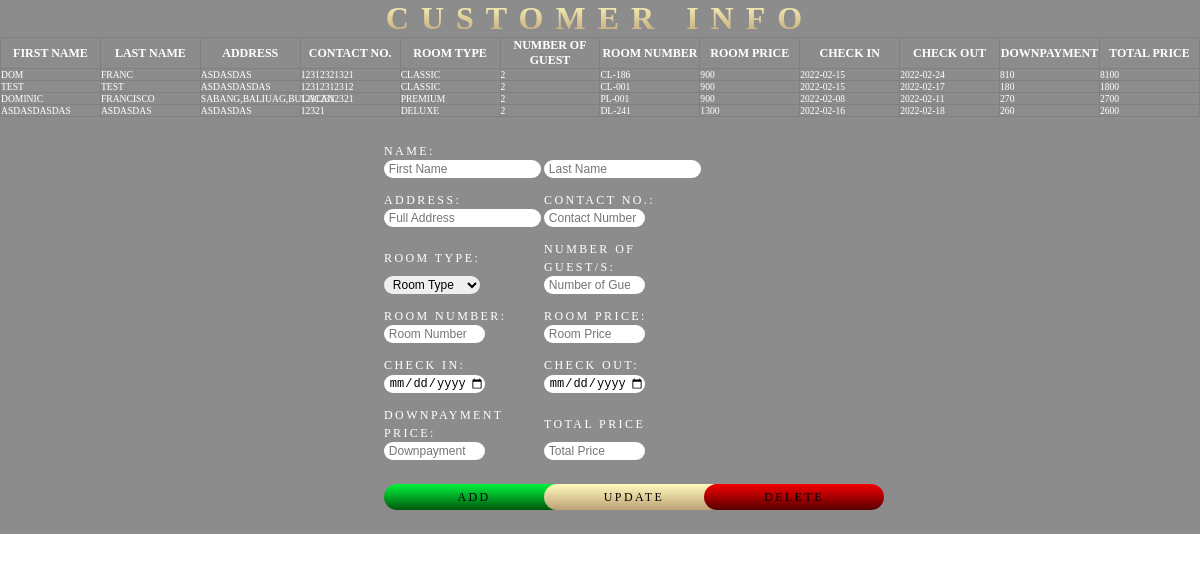
The app's page /admin.php with its own data.
### tables this page shows
CREATE TABLE `customer_info` (
  `CustomerID` int(100) NOT NULL,
  `FName` varchar(50) NOT NULL,
  `LName` varchar(50) NOT NULL,
  `Cust_Address` varchar(100) NOT NULL,
  `ContactNo` varchar(15) NOT NULL,
  `RoomType` varchar(10) NOT NULL,
  `NumberOfGuest` int(2) NOT NULL,
  `RoomNum` varchar(8) NOT NULL,
  `RoomPrice` int(10) NOT NULL,
  `CheckIn` date NOT NULL,
  `CheckOut` date NOT NULL,
  `DownPayment` int(10) NOT NULL,
  `TotalPrice` int(10) NOT NULL
);

### admin.php (the view, shortened to what this page needs)
<!DOCTYPE html>
<html lang="en">
<head>
    <link rel="stylesheet" href="styleadmin.css?v=<?php echo time(); ?>">
</head>
<body>
    <div class="admin-area">
        <h1>Customer Info</h1>
        <?php
$con = mysqli_connect("localhost","root");
mysqli_select_db($con,"hotelreservation");
$result = mysqli_query($con,"SELECT * FROM customer_info");
echo "<table border = '1' class='table_info' id='table_info'><tr>";
echo "<th> First Name </th>";
echo "<th> Last Name </th>";
echo "<th> Address </th>";
echo "<th> Contact No. </th>";
echo "<th> Room Type</th>";
echo "<th> Number of Guest </th>";
echo "<th> Room Number</th>";
echo "<th> Room Price</th>";
echo "<th> Check In</th>";
echo "<th> Check Out </th>";
echo "<th> Downpayment</th>";
echo "<th> Total Price </th></tr>";
while($row = mysqli_fetch_array($result)){
    $id = $row['CustomerID'];
	$fname = $row['FName'];
	$lname = $row['LName'];
    $add = $row['Cust_Address'];
    $contact = $row['ContactNo'];
    $roomtype = $row['RoomType'];
    $guest = $row['NumberOfGuest'];
    $roomNumber = $row['RoomNum'];
    $roomPrice = $row['RoomPrice'];
    $checkIn = $row['CheckIn'];
    $checkOut = $row['CheckOut'];
    $DownPayment = $row['DownPayment'];
    $TotalPrice = $row['TotalPrice'];
    echo"<tr><td style='display:none;'> $id </td>";
	echo "<td> $fname </td>";
	echo "<td> $lname </td>";
    echo "<td> $add </td>";
    echo "<td> $contact </td>";
    echo "<td> $roomtype </td>";
    echo "<td> $guest </td>";
    echo "<td> $roomNumber </td>";
    echo "<td> $roomPrice </td>";
    echo "<td> $checkIn </td>";
    echo "<td> $checkOut </td>";
    echo "<td> $DownPayment </td>";
    echo "<td> $TotalPrice </td></tr>";
}
echo"</table>";
?>
    <table class="booking-form" id='booktable'>
                <form action="" method="POST">
                    <tr>
                        <td colspan="2" class="table-data"><span class="subtext">NAME:</span></td>
                    </tr>
                    <tr>
                        <td class="table-data"><input type="text" name="firstName" id="firstName" placeholder="First Name" class="input"></td>
                        <td class="table-data"><input type="text" name="lastName" id="lastName" placeholder="Last Name" class="input"></td>
                    </tr>
                    <tr>
                        <td colspan class="table-data"><span class="subtext">ADDRESS:</span></td>
                        <td class="table-data"><span class="subtext">CONTACT NO.:</span></td>
                    </tr>
                    <tr>
                        <td colspan="1" class="table-data"><input type="text" name="address" id="address" placeholder="Full Address" class="input"></td>
                        <td class="table-data"><input type="text" name="contact" id="contact" placeholder="Contact Number" class="input"></td>
                    </tr>
                    <tr>
                        <td class="table-data"><span class="subtext">ROOM TYPE:</span></td>
                        <td class="table-data"><span class="subtext">NUMBER OF GUEST/S:</span></td>
                    </tr>
                    <tr>
                        <td class="table-data">
                            <select name="roomclass" id="roomclass" class="roomclass" onchange="roomSelect(this.value)" >
                                <option hidden selected>Room Type</option>
                            </select>
                        </td>
                        <td class="table-data"><input type="number" name="guests" id="guests" placeholder="Number of Guests" class="input"></td>
                    </tr>
                    <tr>
                        <td class="table-data"><span class="subtext">ROOM NUMBER:</span></td>
                        <td class="table-data"><span class="subtext">ROOM PRICE:</span></td>
                    </tr>
                    <tr>
                        <td class="table-data"><input type="text" name="roomNum" id="roomNum" placeholder="Room Number" class="input" ></td>
                        <td class="table-data"><input type="text" name="roomPrice" id="roomPrice" placeholder="Room Price" class="input" ></td>
                    </tr>
                    <tr>
                        <td class="table-data"><span class="subtext">CHECK IN:</span></td>
                        <td class="table-data"><span class="subtext" >CHECK OUT:</span></td>
                    </tr>
                    <tr>
                        <td class="table-data"><input type="date" name="checkIn" id="checkIn" placeholder="" class="input" onchange="calculateDate()"></td>
                        <td class="table-data"><input type="date" name="checkOut" id="checkOut" placeholder="" class="input" onchange="calculateDate()"></td>
                    </tr>
                    <tr>
                        <td class="table-data"><span class="subtext">DOWNPAYMENT PRICE:</span></td>
                        <td class="table-data">
                            <span class="subtext">
                                TOTAL PRICE
                            </span>
                        </td>
                    </tr>
                    <tr>
                       <td class="table-data"><input type="text" name="downPayment" id="downPayment" placeholder="Downpayment" class="input" ></td>
                       <td colspan="1" class="table-data"><input type="text" name="totalPrice" id="totalPrice" placeholder="Total Price" class="input"  ></td>
                    </tr>
                    <tr>
                        <td><input type="submit" value="ADD" class="btnAdd" name="btnAdd"></td>
                        <td><input type="submit" value="UPDATE" class="btnUpdate" name="btnUpdate"></td>
                        <td><input type="submit" value="DELETE" class="btnDelete" name="btnDelete"></td>
                    </tr>
                </form>
    </table>
</div>
</body>
</html>

### styleadmin.css (style rules this page uses)
html { scroll-behavior: smooth; }
body { margin: 0; padding: 0; font-family: 'Poppins'; background-image: url(img/wanshuinnsunsetedited.png); background-attachment: fixed; background-position: center; background-repeat: no-repeat; background-size: cover; }
* { margin:0; padding:0; }
.admin-area { background-color: rgba(0, 0, 0, 0.452); color: white; text-transform:uppercase; font-weight: lighter; }
h1 { font-family: 'Friz Quadrata Std'; letter-spacing: 1vw; text-align: center; background: -webkit-linear-gradient(rgb(255,251,189), rgb(188,160,117)); -webkit-background-clip: text; -webkit-text-fill-color: transparent; }
.table_info { table-layout: fixed; font-size:0.8vw; width: 100%; font-family: 'Segoe UI Light'; }
th { font-size: 1vw; word-wrap: break-word; }
table,td,th,tr { border-collapse: collapse; }
.booking-form { font-family: 'Segoe UI Light'; width:40%; margin-left:32%; margin-right: auto; margin-top: 2vw; table-layout: fixed; }
.table-data { margin:auto; padding: -1vw; }
.subtext { color: white; font-size: 1vw; font-family: 'Friz Quadrata Std'; font-weight: lighter; letter-spacing: 0.2vw; margin:auto; }
.roomclass { width: 60%; height: 1.5vw; text-decoration: none; border: none; font-size: 1.0vw; padding-left: 0.4vw; border-radius: 25px; margin-bottom: 1vw; }
.input { width: 95%; height: 1.5vw; text-decoration: none; border: none; font-size: 1.0vw; padding-left: 0.4vw; border-radius: 25px; margin-bottom: 1vw; }
#roomNum, #checkIn,#downPayment, #contact,#guests, #roomPrice, #checkOut,#totalPrice { width: 60%; }
.btnAdd,.btnUpdate, .btnDelete { text-decoration: none; border: none; height: 2.2vw; border-radius: 25px; margin-top: 1vw; margin-bottom: 2vw; font-family: 'Friz Quadrata Std'; font-size: 1vw; letter-spacing: 0.2vw; }
.btnAdd { background-image: linear-gradient( rgb(0, 243, 61), rgb(0, 88, 12)); width: 15vw; display: block; margin-right:auto; margin-left:auto; }
.btnUpdate { background-image: linear-gradient( rgb(255,251,189), rgb(188,160,117)); display: block; margin-left:auto; margin-right:auto; width: 15vw; }
.btnDelete { background-image: linear-gradient( rgb(243, 0, 0), rgb(88, 0, 0)); width: 15vw; display: block; margin-left:auto; margin-right:auto; }

### records on screen
customer_info: FName "DOM", LName "FRANC", Cust_Address "ASDASDAS", ContactNo "12312321321", RoomType "CLASSIC", NumberOfGuest "2", RoomNum "CL-186", RoomPrice "900", CheckIn "2022-02-15", CheckOut "2022-02-24", DownPayment "810", TotalPrice "8100"
customer_info: FName "TEST", LName "TEST", Cust_Address "ASDASDASDAS", ContactNo "12312312312", RoomType "CLASSIC", NumberOfGuest "2", RoomNum "CL-001", RoomPrice "900", CheckIn "2022-02-15", CheckOut "2022-02-17", DownPayment "180", TotalPrice "1800"
customer_info: FName "DOMINIC", LName "FRANCISCO", Cust_Address "SABANG,BALIUAG,BULACAN", ContactNo "12312312321", RoomType "PREMIUM", NumberOfGuest "2", RoomNum "PL-001", RoomPrice "900", CheckIn "2022-02-08", CheckOut "2022-02-11", DownPayment "270", TotalPrice "2700"
customer_info: FName "ASDASDASDAS", LName "ASDASDAS", Cust_Address "ASDASDAS", ContactNo "12321", RoomType "DELUXE", NumberOfGuest "2", RoomNum "DL-241", RoomPrice "1300", CheckIn "2022-02-16", CheckOut "2022-02-18", DownPayment "260", TotalPrice "2600"
